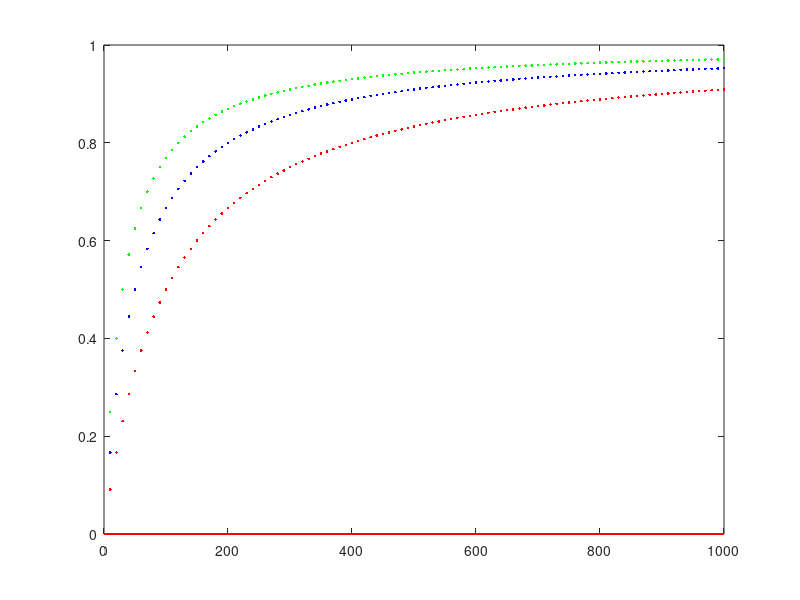

MATLAB code to generate this figure:
clear all


r=30;
for n=10:10:1000
   alfa(n)=n/(n+r);
end
plot(alfa,'.g')
hold on

r=50;
for n=10:10:1000
   alfa(n)=n/(n+r);
end
plot(alfa,'.b')

r=100;
for n=10:10:1000
   alfa(n)=n/(n+r);
end
plot(alfa,'.r')

hold off